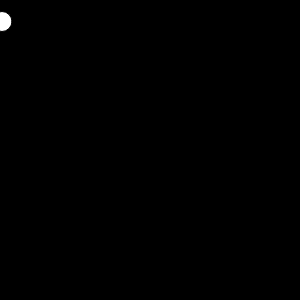
Frame 1 (no input)
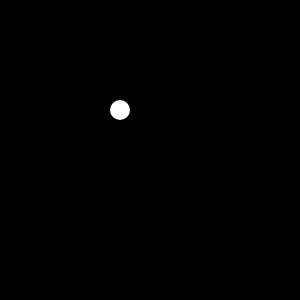
Frame 60 (no input)
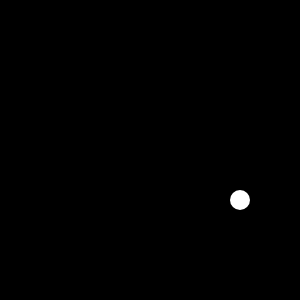
Frame 120 (the mouse pressed at the canvas centre since frame 60)

The p5.js sketch that drew these frames (run headless with seeded random() and noise() and a simulated clock; from frame 60 on, the mouse is pressed at the canvas centre):

// p5.js sketch
// ── sketch.js
var circleX = 0;
var circleY = 20;
var speedX = 2;
var speedY = 1.5;

function setup() {
  createCanvas(300, 300);
}

function draw() {
  background(0);
  move();
  drawCircle();
  check();
}

function drawCircle(){
  ellipse(circleX, circleY, 20, 20);
  fill(255);
  noStroke();
}

function move(){
    circleX = circleX + speedX;
    circleY = circleY + speedY;
}

function check(){
  if(circleX > width || circleX < 0){
    speedX = speedX * - 1;
  } else if (circleY > height || circleY < 0){
    speedY = speedY * - 1;
  }
}
